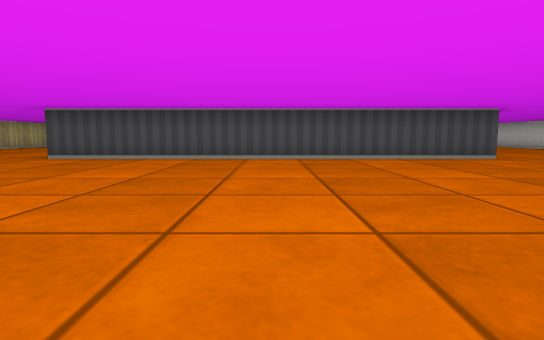
view 1 (above)

18 first-person views from a walk through a cub3D maze. The camera is about half as high as the walls, tilts 6° down and sees 80° across. The floor is counted in squares. Each view is taken from the middle of a square. On the plan, view 1 faces up. The plan holds only what a view shows up to about 9 squares ahead; the rest is blank.

view 2
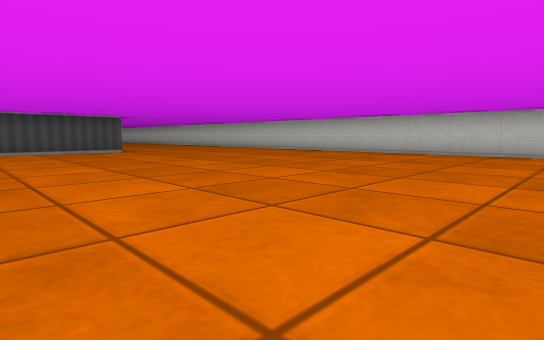

view 3
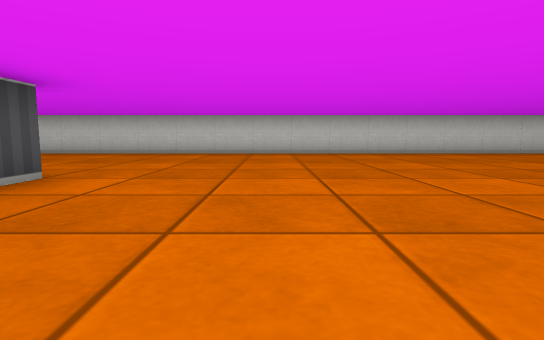

view 4
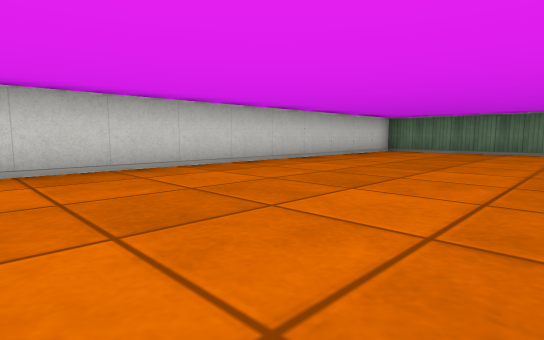

view 5
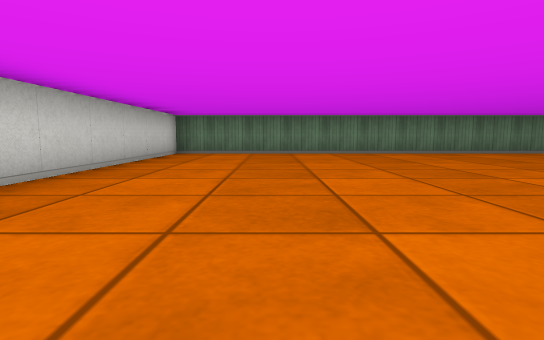

view 6
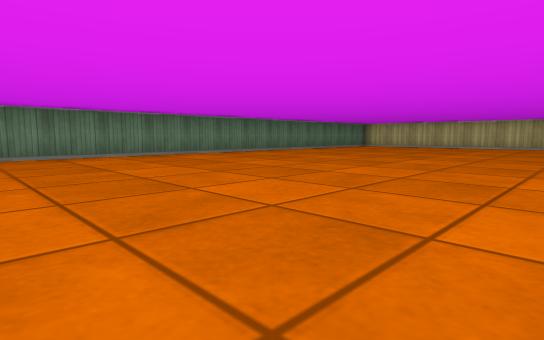

view 7
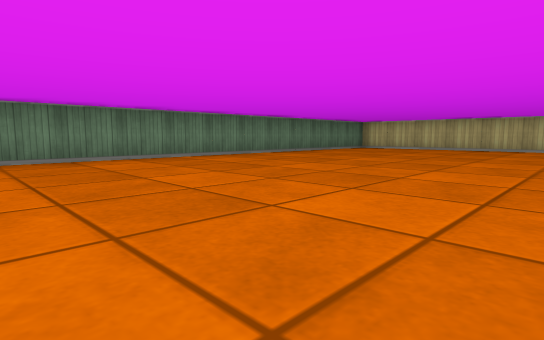

view 8
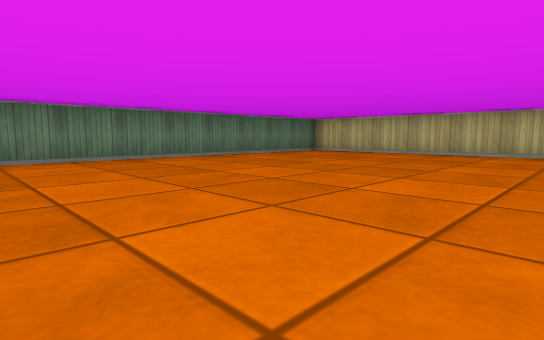

view 9
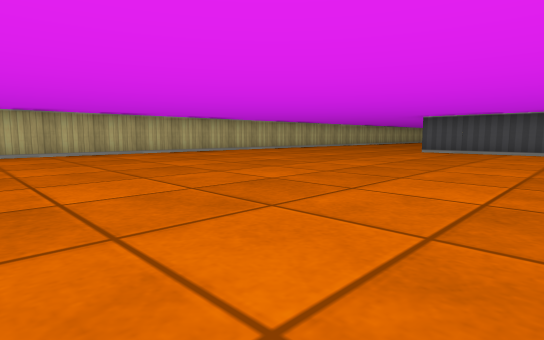

view 10
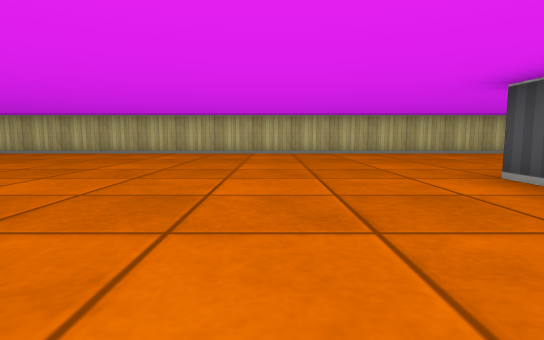

view 11
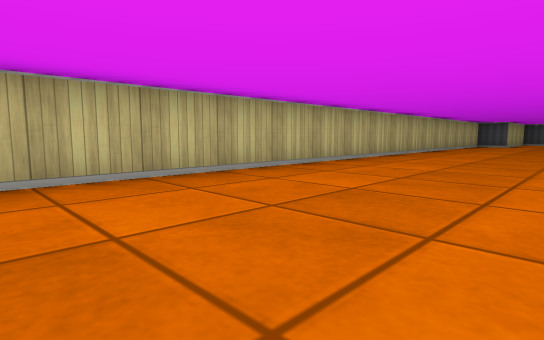

view 12
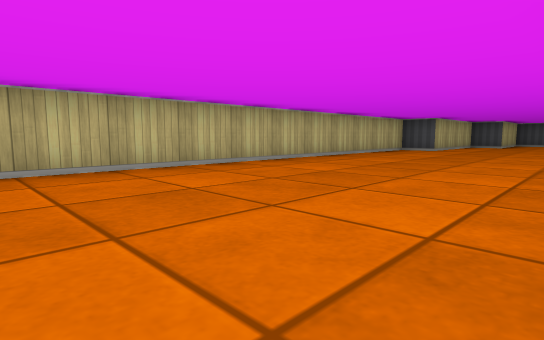

view 13
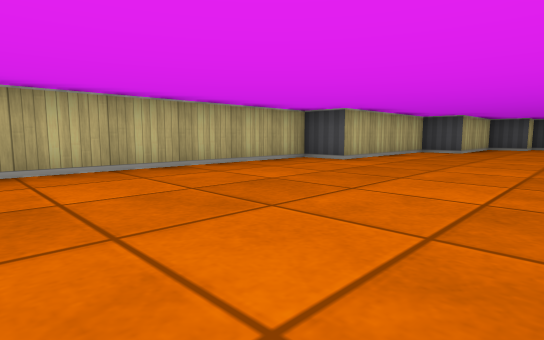

view 14
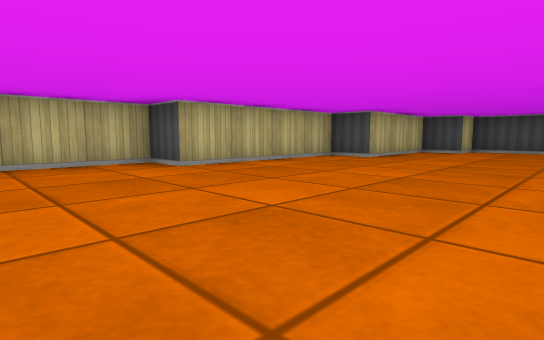

view 15
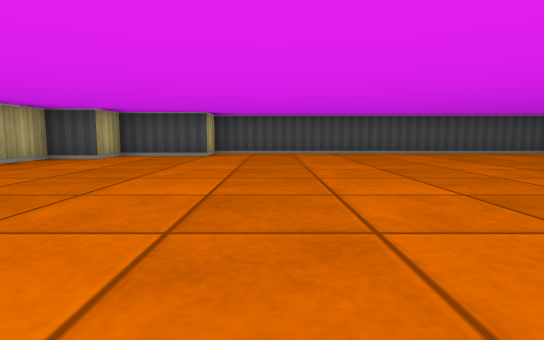

view 16
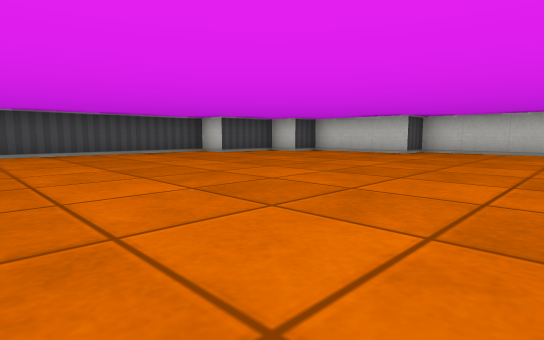

view 17
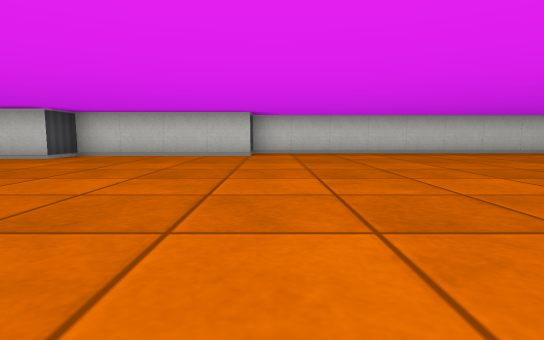

view 18
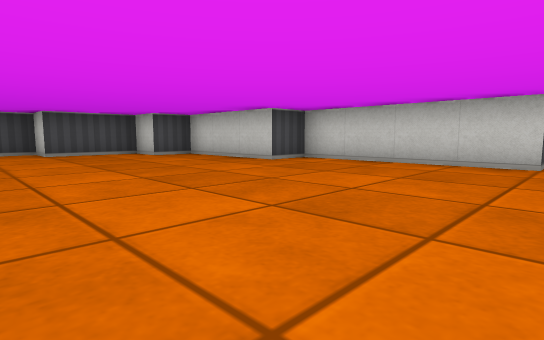

### Floor plan
Points are (right, up) in squares from view 1. A wall is a line through its corners. A room is listed if a view was taken in it or the views show most of it. See-through windows are left out.
Room 1 (views 1, 2, 3, 4, 5, 6, 7, 8, 9, 10, 11, 12, 13, 14, 15, 16, 17, 18)
walls: (4.6, 6.5) (-4.5, 6.5); (9.5, 14.9) (9.5, 22.5) (8.5, 22.5) (8.5, 26.5) (7.5, 26.5) (7.5, 29.5) (6.5, 29.5) (6.5, 30.5) (4.5, 30.5) (4.5, 31.5) (-4.5, 31.5) (-4.5, 30.5) (-6.5, 30.5) (-6.5, 29.5) (-7.5, 29.5) (-7.5, 26.5) (-8.5, 26.5) (-8.5, 22.5) (-9.5, 22.5) (-9.5, -7.4); (-7.4, -9.5) (9.5, -9.5) (9.5, 10.1)

Where each view was taken, in squares from view 1:
view 1: 0 up, 0 right, facing up
view 2: 3 down, 1 right, facing up-right
view 3: 4 up, 1 right, facing right
view 4: 0 up, 5 right, facing down-right
view 5: 1 down, 7 right, facing down
view 6: 2 down, 4 right, facing down-left
view 7: 3 down, 2 right, facing down-left
view 8: 3 down, 1 left, facing down-left
view 9: 3 down, 1 left, facing up-left
view 10: 4 up, 1 left, facing left
view 11: 7 up, 6 left, facing up-left
view 12: 12 up, 5 left, facing up-left
view 13: 17 up, 5 left, facing up-left
view 14: 20 up, 4 left, facing up-left
view 15: 23 up, 3 left, facing up
view 16: 23 up, 1 left, facing up-right
view 17: 22 up, 1 right, facing right
view 18: 22 up, 3 right, facing up-right
